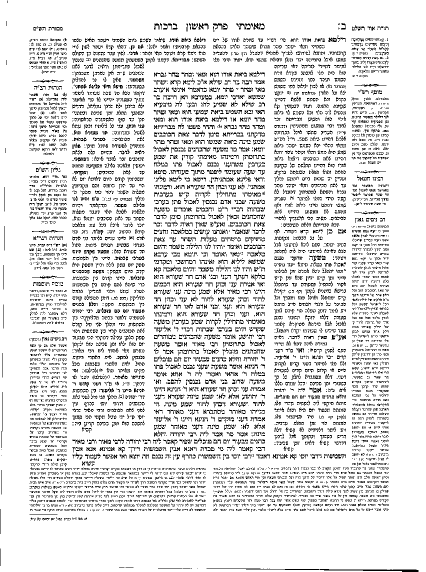
%> input picture 1blockScanner/daf.png, 852 x 1143 px (shown at 1/2 size)
$ octave dafBlockFinder2.m   (GNU Octave 9; MATLAB toolbox functions it lacks are replaced by stand-ins)
%> lines starting %> are read from the running program, lines starting %| are printed output that depends on the picture; in (x1, y1, x2, y2) boxes, pixels count from 0 and x2, y2 are one past the last pixel; in counts of white or black regions, pixels touching at a corner belong together; the program's own positions count from 1
%% fdfd
clc,clear, close all;
im=imread('daf.png');
%> im: size 1143x852 logical; 88.2% white; black in thin lines or dots

SE = strel('rectangle',[10 10]);
%SE = strel('rectangle',[30 30]);
im_filt = imclose(1-im,SE);
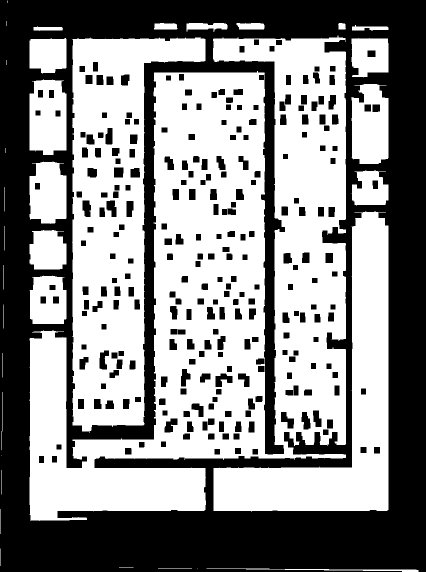
%> im_filt: size 1143x852 double (shown at 1/2 size); values 0 (black) and 1 (white), 55.1% white; 272 black regions, largest, box (x1, y1, x2, y2) and area: (0, 0, 852, 1143) 387063, (431, 747, 465, 774) 561, (562, 824, 588, 857) 494

%convert to -1s and 1s
im_filt(im_filt==1) = -1;
im_filt(im_filt==0) = 1;

%num of pixs that cols can diff in order to be considered the same line
colThresh = 3;
rowThresh = 3;

colMaxArray = zeros(2,size(im_filt,2));
rowMaxArray = zeros(2,size(im_filt,1));
colLines = []; % thickness, length, startY, finishY, x
rowLines = []; % thickness, length, startX, finishX, y

currColStreak = 1;
currRowStreak = 1;

preIm_filt = im_filt;
imshow(im_filt);

% max subarray
%> (the run ends here)
